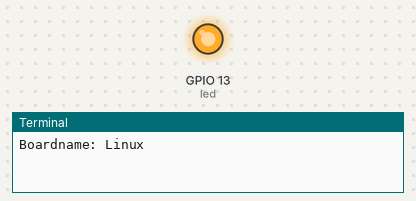
This program was run on a simulated Raspberry Pi (BCM pin numbers). On the bench: output pins drawn as LEDs (lit = HIGH), the last lines printed to the terminal. Library files of the repository ran but are not shown: mfrc522.py.

Above: at 0.2 s.
At 1.9 s:
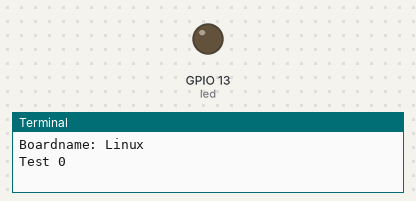
Timing chart, 0 to 3.0 s (numbered marks = the images above):
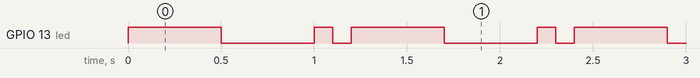

The program:

feathermo.py
```python
import board
import busio
import digitalio
import time
from os import uname
from mfrc522 import MFRC522

def spi_setup_featherm0():
    spi_rst = digitalio.DigitalInOut(board.A0)
    spi_rst.direction = digitalio.Direction.OUTPUT
    spi_rst.value = False
    spi_ss = digitalio.DigitalInOut(board.A1)
    spi_ss.direction = digitalio.Direction.OUTPUT
    spi_ss.value = False
    spi = busio.SPI(board.SCK, MISO=board.MISO, MOSI=board.MOSI)
    while not spi.try_lock():
        pass
    spi.configure(baudrate=5000000, phase=0, polarity=0)
    return (spi, spi_rst, spi_ss)


def uart_setup_featherm0():
    uart = busio.UART(board.TX, board.RX, baudrate=9600)
    return uart

def led_setup_featherm0():
    pin_name = board.D13
    led = digitalio.DigitalInOut(pin_name)
    led.direction = digitalio.Direction.OUTPUT
    return led

bn = uname()[0]
print("Boardname: %s" %(bn))


(spi, spi_rst, spi_ss) = spi_setup_featherm0()
uart = uart_setup_featherm0()
led = led_setup_featherm0()

i=0
while True:
    led.value = True
    time.sleep(0.5)
    led.value = False
    time.sleep(0.5)
    led.value = True
    time.sleep(0.1)
    led.value = False
    time.sleep(0.1)
    print("Test %s" %(i))
    i+=1
```

Measured:
- by itself, GPIO 13 (led): repeats every 1.2 s: LOW 0.50 s, HIGH 0.10 s, LOW 0.10 s, HIGH 0.50 s
- by itself, everything shown: repeats every 1.2 s, in 4 steps
